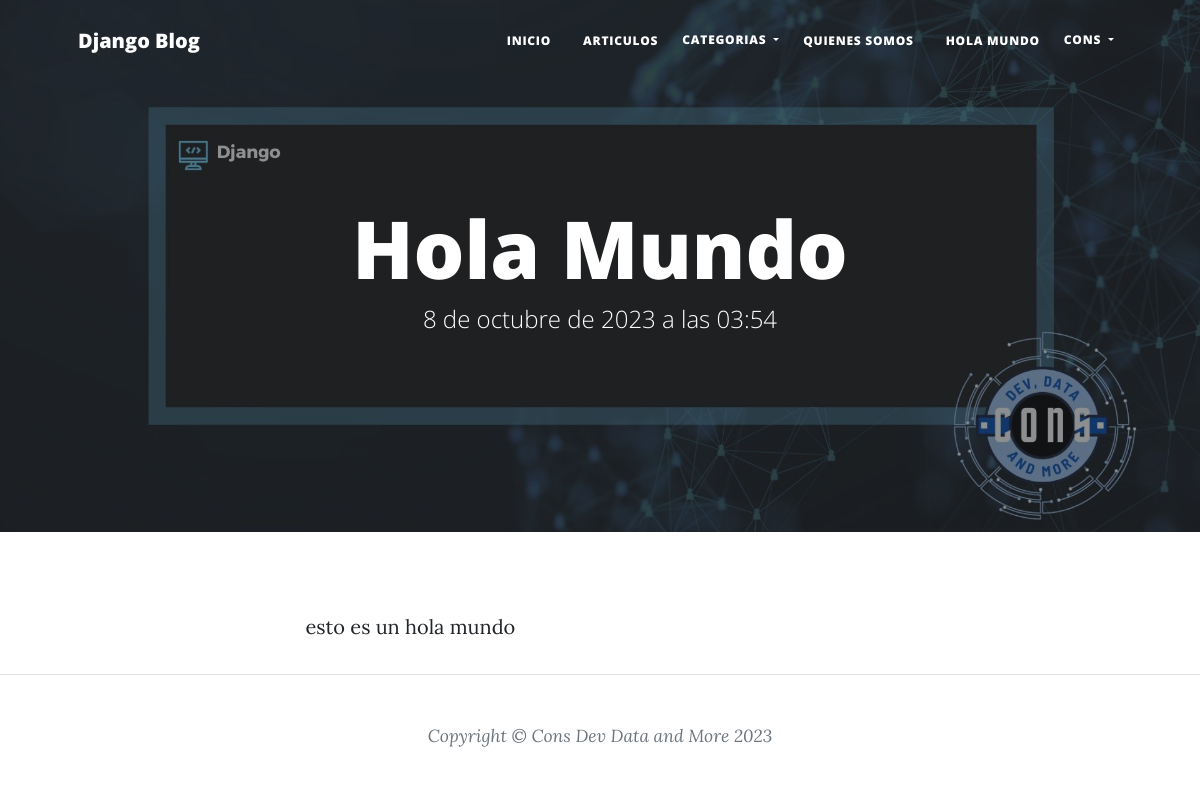
Screenshot of /paginas/holamundo (signed in) with the database file from the repository.
### pages/models.py (models this page shows, shortened)
class Page(models.Model):
    title = models.CharField(max_length=50, verbose_name="Titulo")
    content = RichTextField(verbose_name="Contenido")
    slug  = models.CharField(unique=True, max_length=250, verbose_name="URL Amigable")
    order = models.IntegerField(default=0, verbose_name="Orden")
    visible = models.BooleanField(default=False, verbose_name="Visible")
    created_at = models.DateTimeField(auto_now_add=True, verbose_name="Creado en")
    updated_at = models.DateTimeField(auto_now=True, verbose_name="Actualizado en")
    class Meta:
        verbose_name="Pagina"
        verbose_name_plural="Paginas"

### pages/views.py (the view)
# urls.py: path('paginas/<str:slug>', views.page, name='page'),
def page(request, slug):
    page = Page.objects.get(slug = slug)
    return render(request, 'pages/page.html', {'page': page})

### blogapp/context_processors.py (called while the page is built)
def get_categories(request):
    cartegories_use = Article.objects.values_list(
        'categories').distinct()
    categories = Category.objects.values_list(
        'id', 'name').filter(id__in=cartegories_use).order_by('name')
    return {'categories': categories}

### pages/context_processors.py (called while the page is built)
def get_pages(request):
    pages = Page.objects.filter(visible=True).values_list(
        'id', 'title', 'slug').order_by('order')
    return {'pages': pages}

### pages/templates/pages/page.html (shortened to what this page needs)
{% extends 'layouts/layout.html' %}
{% block site_heading %}
  <h1>{{page.title}}</h1>
  <span class="subheading">{{page.created_at}}</span>
{% endblock %}
{% block content %}
    {{page.content|safe}}
{% endblock %}

### mainapp/templates/layouts/layout.html (shortened to what this page needs)
{% load static %}
<!DOCTYPE html>
<html lang="en">
  <head>
    <link href="{% static '/css/bootstrap.css' %}" rel="stylesheet" />
  </head>
  <body>
    <nav class="navbar navbar-expand-lg navbar-light" id="mainNav">
      <div class="container px-4 px-lg-5">
        <a class="navbar-brand" href="{% url 'index' %}">Django Blog</a>
        <div class="collapse navbar-collapse" id="navbarResponsive">
          <ul class="navbar-nav ms-auto py-4 py-lg-0">
            <li class="nav-item">
              <a class="nav-link px-lg-3 py-3 py-lg-4" href="{% url 'index' %}">Inicio</a>
            </li>
            {% if user.email %}
              <li class="nav-item">
                <a class="nav-link px-lg-3 py-3 py-lg-4" href="{% url 'articles_index' %}">Articulos</a>
              </li>
              <li class="nav-item dropdown" style="margin-top: 15px;">
                <a class="nav-link dropdown-toggle" href="#" role="button" data-bs-toggle="dropdown" aria-expanded="false">
                  Categorias
                </a>
              </li>
              {% for page in pages %}
                <li class="nav-item">
                  <a class="nav-link px-lg-3 py-3 py-lg-4" href="{% url 'page' page.2 %}">{{ page.1 }}</a>
                </li>
              {% endfor %}
              <li class="nav-item dropdown" style="margin-top: 15px;">
                <a class="nav-link dropdown-toggle" href="#" role="button" data-bs-toggle="dropdown" aria-expanded="false">
                  {{user.username}}
                </a>
              </li>
            {% endif %}
          </ul>
        </div>
      </div>
    </nav>
    <header class="masthead" style="background-image: url({% static 'img/home.jpg' %})">
      <div class="container position-relative px-4 px-lg-5">
        <div class="row gx-4 gx-lg-5 justify-content-center">
          <div class="col-md-10 col-lg-8 col-xl-7">
            <div class="site-heading">
              {% block site_heading %}
              {% endblock %}
            </div>
          </div>
        </div>
      </div>
    </header>
    <div class="container px-4 px-lg-5">
      <div class="row gx-4 gx-lg-5 justify-content-center">
        <div class="col-md-10 col-lg-8 col-xl-7">
          {% block content %}
          {% endblock %}
        </div>
      </div>
    </div>
    <footer class="border-top">
      <div class="small text-center text-muted fst-italic">Copyright &copy; Cons Dev Data and More 2023</div>
    </footer>
  </body>
</html>

### rows the page displays
Page: title "QUIENES SOMOS"
Page: title "HOLA MUNDO", title "Hola Mundo", created_at "8 de octubre de 2023 a las 03:54", content "esto es un hola mundo"

### other values shown
{{ user.username }} "CONS"
